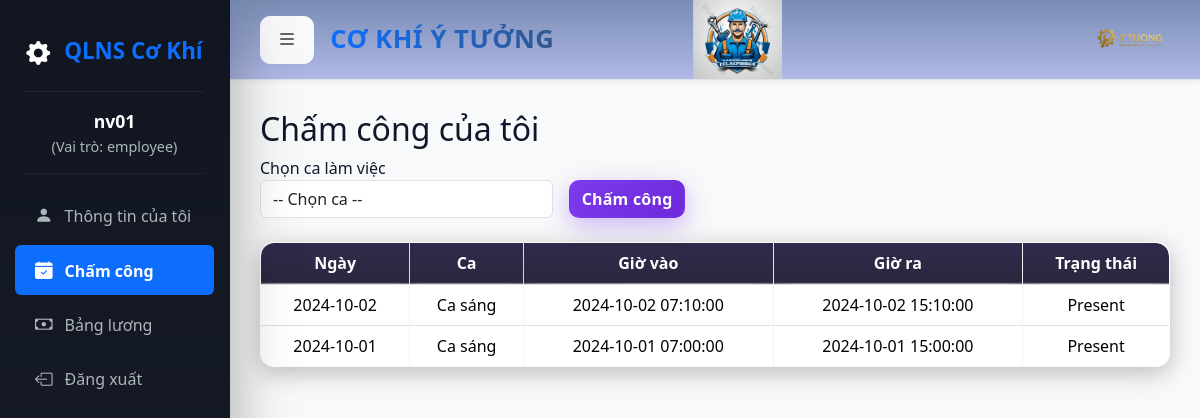
The app's page /attendance_employee.php (signed in) with its own data.
### tables this page shows
CREATE TABLE attendance (
  id INT AUTO_INCREMENT PRIMARY KEY,
  employee_id INT,
  date DATE,
  clock_in DATETIME,
  clock_out DATETIME,
  shift_id INT,
  status ENUM('present','absent','leave','ot') DEFAULT 'present',
  FOREIGN KEY (employee_id) REFERENCES employees(id),
  FOREIGN KEY (shift_id) REFERENCES shifts(id)
);

CREATE TABLE shifts (
  id INT AUTO_INCREMENT PRIMARY KEY,
  name VARCHAR(100),
  start_time TIME,
  end_time TIME,
  hours DECIMAL(4,2)
);

### attendance_employee.php (the view, shortened to what this page needs)
<?php
require_once "inc/auth.php";
$employee_id = $_SESSION['employee_id'] ?? null;
$attendance = $pdo->prepare("
    SELECT a.*, s.name as shift_name
    FROM attendance a
    LEFT JOIN shifts s ON a.shift_id=s.id
    WHERE a.employee_id=?
    ORDER BY a.date DESC
");
$attendance->execute([$employee_id]);
$records = $attendance->fetchAll(PDO::FETCH_ASSOC);
?>
<?php include "inc/header.php"; ?>
<h2>Chấm công của tôi</h2>
<form method="POST" class="mb-4">
    <div class="row g-3 align-items-end">
        <div class="col-md-4">
            <label>Chọn ca làm việc</label>
            <select name="shift_id" class="form-control" required>
                <option value="">-- Chọn ca --</option>
            </select>
        </div>
        <div class="col-md-2">
            <button type="submit" class="btn btn-primary">Chấm công</button>
        </div>
    </div>
</form>
<table class="table table-bordered table-hover">
    <thead class="table-dark text-center">
        <tr>
            <th>Ngày</th>
            <th>Ca</th>
            <th>Giờ vào</th>
            <th>Giờ ra</th>
            <th>Trạng thái</th>
        </tr>
    </thead>
    <tbody>
        <?php if($records): ?>
            <?php foreach($records as $r): ?>
                <tr class="text-center">
                    <td><?= $r['date'] ?></td>
                    <td><?= $r['shift_name'] ?></td>
                    <td><?= $r['clock_in'] ?? '-' ?></td>
                    <td><?= $r['clock_out'] ?? '-' ?></td>
                    <td><?= ucfirst($r['status']) ?></td>
                </tr>
            <?php endforeach; ?>
        <?php else: ?>
            <tr><td colspan="5" class="text-center">Chưa có dữ liệu</td></tr>
        <?php endif; ?>
    </tbody>
</table>
<?php include "inc/footer.php"; ?>

### assets/css/style.css (style rules this page uses)
:root { --bg-1: #0b0f19; --bg-2: #0f172a; --panel: rgba(17, 25, 40, 0.65); --panel-border: rgba(255, 255, 255, 0.08); --text: #e2e8f0; --muted: #94a3b8; --primary: #7c3aed; --primary-600: #6d28d9; --primary-700: #5b21b6; --success: #22d3ee; --danger: #f43f5e; --warning: #f59e0b; --surface-blur: blur(12px); --radius: 14px; --shadow-sm: 0 6px 24px rgba(0, 0, 0, 0.25); --shadow-lg: 0 20px 60px rgba(0, 0, 0, 0.35); }
body { background: radial-gradient( 1200px 800px at 10% 10%, rgba(124, 58, 237, 0.16), transparent 40% ), radial-gradient( 900px 700px at 90% 20%, rgba(34, 211, 238, 0.12), transparent 45% ), radial-gradient( 800px 600px at 30% 80%, rgba(244, 63, 94, 0.1), transparent 45% ), linear-gradient(180deg, var(--bg-1), var(--bg-2)); color: var(--text); font-family: "Segoe UI", Tahoma, Geneva, Verdana, sans-serif; min-height: 100vh; -webkit-font-smoothing: antialiased; }
table { background: var(--panel); backdrop-filter: var(--surface-blur); -webkit-backdrop-filter: var(--surface-blur); border: 1px solid var(--panel-border); border-radius: var(--radius); overflow: hidden; box-shadow: var(--shadow-sm); }
table th, table td { vertical-align: middle; color: var(--text); border-color: rgba(148, 163, 184, 0.12) !important; }
table th { text-align: center; background: linear-gradient( 180deg, rgba(124, 58, 237, 0.18), rgba(124, 58, 237, 0.1) ); color: #faf5ff; }
.btn { border-radius: 10px; font-weight: 600; letter-spacing: 0.2px; transition: transform 0.2s ease, box-shadow 0.2s ease, background 0.2s ease; }
.btn-primary { background: linear-gradient(135deg, var(--primary), var(--primary-600)); border: 1px solid rgba(124, 58, 237, 0.35); box-shadow: 0 8px 24px rgba(124, 58, 237, 0.35), inset 0 0 12px rgba(255, 255, 255, 0.04); }
@media (prefers-color-scheme: light) { :root { --bg-1: #f5f7fb; --bg-2: #e9eef7; --panel: rgba(255, 255, 255, 0.75); --panel-border: rgba(15, 23, 42, 0.08); --text: #0f172a; --muted: #475569; } }
@media (prefers-color-scheme: light) { body { color: var(--text); } }
@media (prefers-color-scheme: light) { table th { color: #2e1065; } }
.table { position: relative; isolation: isolate; }
.table thead th { position: sticky; top: 0; z-index: 2; backdrop-filter: var(--surface-blur); -webkit-backdrop-filter: var(--surface-blur); box-shadow: inset 0 -1px 0 rgba(255, 255, 255, 0.06), 0 2px 12px rgba(0, 0, 0, 0.15); }
.table::before { content: ""; position: absolute; inset: -1px; border-radius: calc(var(--radius) + 6px); background: radial-gradient( 1200px 400px at 20% -10%, rgba(124, 58, 237, 0.25), transparent 40% ), radial-gradient( 900px 300px at 120% -20%, rgba(34, 211, 238, 0.22), transparent 45% ); filter: blur(14px); z-index: -1; pointer-events: none; }
.table tbody tr { transition: transform 0.18s ease, box-shadow 0.18s ease, background 0.18s ease, border-color 0.18s ease; }
.table tbody tr + tr { border-top: 1px solid rgba(148, 163, 184, 0.08); }

### inc/header.php (style rules this page uses)
body { background-color: #f8f9fa; font-family: 'Segoe UI', Tahoma, Geneva, Verdana, sans-serif; overflow-x: hidden; }

### records on screen
attendance: date "2024-10-02", shift.name "Ca sáng", clock_in "2024-10-02 07:10:00", clock_out "2024-10-02 15:10:00", status "Present"
attendance: date "2024-10-01", shift.name "Ca sáng", clock_in "2024-10-01 07:00:00", clock_out "2024-10-01 15:00:00", status "Present"

### other values on screen
$_SESSION['username'] "nv01"
$role "employee"
